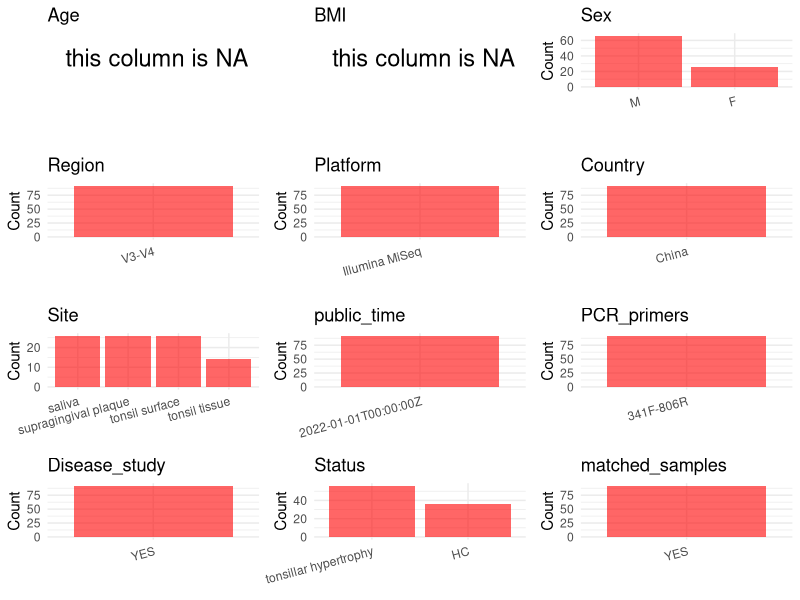

R code for this plot: (Note: this script raises an error after producing the figure.)
## ---- chunk 1
# Load necessary libraries
library(dplyr)
library(ggplot2)
library(cowplot)

# Set working directory (update this path to your local directory)
setwd("D:/oral_project/PRJNA740113")

# Read the initial metadata files
initial_meta<-read.csv("SraRunTable.csv",header = T)

# Combine the two metadata files
#meta <- rbind(initial_meta, initial_meta1)

#Remove entries non-oral samples
#initial_meta <- subset(initial_meta,isolate %in% c("saliva","tongue coat"))

# Check the number of samples containing "HT" in Sample.Name (e.g., healthy controls)
#nrow(subset(meta, grepl("HT", Sample.Name)))

# Display the first few rows of the metadata
head(initial_meta)
## ---- chunk 2
# Create a uniform metadata dataframe
metadata <- data.frame(
  BioProject = initial_meta$BioProject,
  Run = initial_meta$Run,
  sample_name = initial_meta$Library.Name,
  Age = NA,
  BMI = NA,
  #Sex = NA,
  Region = "V3-V4",
  Platform = initial_meta$Instrument,
  Country = initial_meta$geo_loc_name_country,
  Site = initial_meta$isolate,
  public_time = initial_meta$ReleaseDate,
  stringsAsFactors = FALSE
)
## ---- chunk 3
metadata <- metadata %>%
  mutate(
    Sex = case_when(
      grepl("T01|T02|T03|T04|T05|T06|T07|T08|T09|T10|T11|T12|H01|H02|H03|H04|H05|H06", sample_name) ~ "M",
      grepl("T13|T14|H07|H08|H09|H10|H11|H12", sample_name) ~ "F",
    )
  )
## ---- chunk 4
# Add information obtained from the publication
metadata$PCR_primers <- "341F-806R"
metadata$title <- "A Correlation Study of the Microbiota Between Oral Cavity and Tonsils in Children With Tonsillar Hypertrophy"
metadata$Disease_study <- "YES"
# Assign disease status based on sample_name patterns
metadata <- metadata %>%
  mutate(Status = case_when(
    grepl("^H", sample_name) ~ "HC",
    grepl("^T", sample_name) ~ "tonsillar hypertrophy"
  ))

#get subjects id according to sample id
metadata$sample_name<-gsub("_Th|_B|_T|_P|_B|-T","",metadata$sample_name)
#get subjects id with Saliva available
keep_subjects<-subset(metadata,Site %in% "tonsil surface")
#remove subjects without Saliva samples
metadata<-subset(metadata,sample_name %in% keep_subjects$sample_name)
#get subjects sampling counts
sample_counts <- table(metadata$sample_name)
# Create matched_samples column, any subjects have >=2 samples will be label "YES", otherwise "NO"
metadata$matched_samples <- ifelse(metadata$sample_name %in% names(sample_counts[sample_counts >= 2]), "YES", "NO")
## ---- chunk 5
# Check the number of unique runs and sample names
print(paste("Number of unique runs:", length(unique(metadata$Run))))
print(paste("Number of unique sample names:", length(unique(metadata$sample_name))))
## ---- chunk 6
# Select columns for visualization
plot_data <- metadata %>%
  select(-BioProject, -Run, -sample_name, -title)

# Function to create simple plots for each column
create_simple_plots <- function(data) {
  plots <- list()
  
  for (col in colnames(data)) {
    # Check if the column is all NA
    if (all(is.na(data[[col]]))) {
      # Create an empty plot with text indicating all NA
      p <- ggplot() +
        annotate("text", x = 0.5, y = 0.5, label = "this column is NA", size = 6) +
        labs(title = col) +
        theme_void()
    } else if (is.numeric(data[[col]])) {
      # Numeric variable: histogram
      p <- ggplot(data, aes(x = .data[[col]])) +
        geom_histogram(fill = "blue", alpha = 0.6, bins = 20, na.rm = TRUE) +
        labs(title = col) +
        theme_minimal()
    } else {
      # Categorical variable: bar plot (remove NA values)
      count_data <- as.data.frame(table(data[[col]], useNA = "ifany"))
      p <- ggplot(count_data, aes(x = reorder(Var1, -Freq), y = Freq)) +
        geom_col(fill = "red", alpha = 0.6) +
        labs(title = col, x = NULL, y = "Count") +
        theme_minimal() +
        theme(axis.text.x = element_text(angle = 15, hjust = 1))
    }
    plots[[col]] <- p
  }
  
  return(plots)
}

# Generate and arrange plots
plots <- create_simple_plots(plot_data)
p<-plot_grid(plots$Age, 
          plots$BMI, 
          plots$Sex, 
          plots$Region, 
          plots$Platform, 
          plots$Country, 
          plots$Site,
          plots$public_time, 
          plots$PCR_primers,
          plots$Disease_study,
          plots$Status,
          plots$matched_samples,# add 
          ncol = 3, align = "hv", axis = "lb")
ggsave("Metadata_Summary.png", plot = p, width = 8, height = 6, dpi = 150)
## ---- chunk 7
knitr::include_graphics("Metadata_Summary.png")
## ---- chunk 8
# Reorder columns to match the desired format
metadata <- metadata[, c(
  "BioProject", "Run", "sample_name", "Age", "BMI", "Sex", 
  "Region", "Platform", "Country", "Site", "public_time", 
  "PCR_primers", "title", "Disease_study", "Status","matched_samples"
)]

# Export the uniform metadata to a CSV file
write.csv(metadata, file = "metadata.csv", quote = TRUE)
head(metadata)
